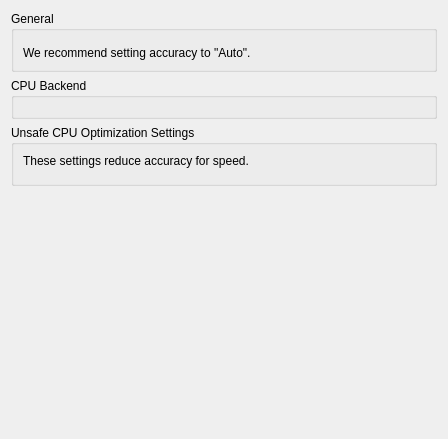
<?xml version="1.0" encoding="UTF-8"?>
<ui version="4.0">
 <class>ConfigureCpu</class>
 <widget class="QWidget" name="ConfigureCpu">
  <property name="geometry">
   <rect>
    <x>0</x>
    <y>0</y>
    <width>448</width>
    <height>439</height>
   </rect>
  </property>
  <property name="windowTitle">
   <string>Form</string>
  </property>
  <property name="accessibleName">
   <string>CPU</string>
  </property>
  <layout class="QVBoxLayout" name="vboxlayout_2" stretch="0">
   <item>
    <layout class="QVBoxLayout" name="vboxlayout">
     <property name="bottomMargin">
      <number>0</number>
     </property>
     <item>
      <widget class="QGroupBox" name="groupBox">
       <property name="title">
        <string>General</string>
       </property>
       <layout class="QVBoxLayout" name="general_layout">
        <item>
         <widget class="QWidget" name="widget_accuracy" native="true">
          <layout class="QVBoxLayout" name="verticalLayout">
           <property name="leftMargin">
            <number>0</number>
           </property>
           <property name="topMargin">
            <number>0</number>
           </property>
           <property name="rightMargin">
            <number>0</number>
           </property>
           <property name="bottomMargin">
            <number>0</number>
           </property>
          </layout>
         </widget>
        </item>
        <item>
         <widget class="QLabel" name="label_recommended_accuracy">
          <property name="text">
           <string>We recommend setting accuracy to &quot;Auto&quot;.</string>
          </property>
          <property name="wordWrap">
           <bool>false</bool>
          </property>
         </widget>
        </item>
       </layout>
      </widget>
     </item>
     <item>
      <widget class="QGroupBox" name="backend_group">
       <property name="visible">
        <bool>false</bool>
       </property>
       <property name="title">
        <string>CPU Backend</string>
       </property>
       <layout class="QVBoxLayout">
        <item>
         <widget class="QWidget" name="widget_backend" native="true">
          <layout class="QVBoxLayout" name="verticalLayout1">
           <property name="leftMargin">
            <number>0</number>
           </property>
           <property name="topMargin">
            <number>0</number>
           </property>
           <property name="rightMargin">
            <number>0</number>
           </property>
           <property name="bottomMargin">
            <number>0</number>
           </property>
          </layout>
         </widget>
        </item>
       </layout>
      </widget>
     </item>
     <item>
      <widget class="QGroupBox" name="unsafe_group">
       <property name="title">
        <string>Unsafe CPU Optimization Settings</string>
       </property>
       <layout class="QVBoxLayout">
        <item>
         <widget class="QLabel" name="label_accuracy_description">
          <property name="text">
           <string>These settings reduce accuracy for speed.</string>
          </property>
          <property name="wordWrap">
           <bool>false</bool>
          </property>
         </widget>
        </item>
        <item>
         <widget class="QWidget" name="unsafe_widget" native="true">
          <layout class="QVBoxLayout" name="unsafe_layout">
           <property name="leftMargin">
            <number>0</number>
           </property>
           <property name="topMargin">
            <number>0</number>
           </property>
           <property name="rightMargin">
            <number>0</number>
           </property>
           <property name="bottomMargin">
            <number>0</number>
           </property>
          </layout>
         </widget>
        </item>
       </layout>
      </widget>
     </item>
     <item>
      <spacer name="verticalSpacer">
       <property name="orientation">
        <enum>Qt::Orientation::Vertical</enum>
       </property>
       <property name="sizeType">
        <enum>QSizePolicy::Policy::Expanding</enum>
       </property>
       <property name="sizeHint" stdset="0">
        <size>
         <width>20</width>
         <height>40</height>
        </size>
       </property>
      </spacer>
     </item>
    </layout>
   </item>
  </layout>
 </widget>
 <resources/>
 <connections/>
</ui>
